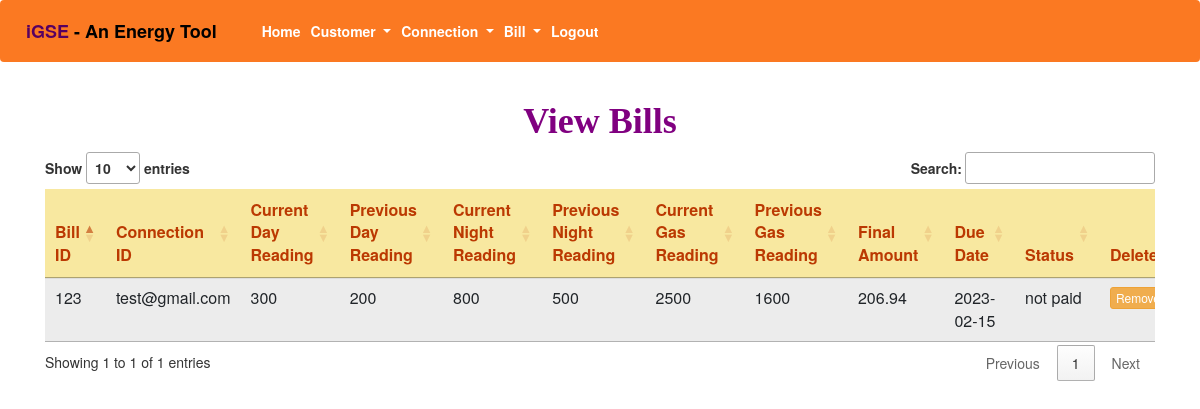
Screenshot of /admin/viewbill.php with the database file from the repository.
### tables this page shows
create table if not exists bill
(
billid int(5) primary key auto_increment,
connectionid varchar(50),
billformonth varchar(30),
dayelectricitycurrentreading varchar(10),
dayelectricitypreviousreading varchar(10),
dayelectricitytotalunit varchar(10),
dayelectricitychargeperunit varchar(10),
nightelectricitycurrentreading varchar(10),
nightelectricitypreviousreading varchar(10),
nightelectricitytotalunit varchar(10),
nightelectricitychargeperunit varchar(10),
gascurrentreading varchar(10),
gaspreviousreading varchar(10),
gastotalunit varchar(10),
gaschargeperunit varchar(10),
standingcharge varchar(10),
finalamount varchar(30),
duedate varchar(50),
status varchar(20)
);

### admin/dbconfigure.php (called while the page is built, shortened)
<?php
$dbserver="127.0.0.1";
$dbuser="root";
$dbpwd="";
$dbname="electricityphp";
function my_select($query)
{
global $dbserver,$dbuser,$dbpwd,$dbname;
$cid=mysqli_connect($dbserver,$dbuser,$dbpwd) or die("connection failed");
mysqli_select_db($cid,$dbname);
$rs=mysqli_query($cid,$query);
return $rs;
}
?>

### admin/viewbill.php (the view, shortened to what this page needs)
 <html>
<head>
<?php
include "navigationbar2.php";
include "dbconfigure.php";
?>
  <link rel="stylesheet" href="https://maxcdn.bootstrapcdn.com/bootstrap/3.3.7/css/bootstrap.min.css">
 <link rel=stylesheet type = text/css href="https://stackpath.bootstrapcdn.com/font-awesome/4.7.0/css/font-awesome.min.css">
 <link rel="stylesheet" type="text/css" href="https://cdn.datatables.net/1.10.19/css/jquery.dataTables.css">
</head>
<body>
<div>
				<div class="container">
				    <div class=row>
				        <div class="col-sm-12">
  <h1 class = text-center style = "font-family : 'Monotype Corsiva' ; color : purple"><b>View Bills</b></h1>
</div>
</div>
</div>
<?php
$query = "select * from bill";
$rs = my_select($query);
echo "<div class = container>";
echo "<div class = row>";
echo "<div class = col-sm-12>";
echo "<div class='table-responsive'>";
echo "<table class='table table-hover table-sm' style = 'overflow: scroll' id=myTable123>";
echo "<thead style = 'background-color : #F8E8A0 ; color : #BB3902' >";
echo "<tr>";
echo "<th>Bill ID</th>";
echo "<th>Connection ID</th>";
echo "<th>Current Day Reading</th>";
echo "<th>Previous Day Reading</th>";
echo "<th>Current Night Reading</th>";
echo "<th>Previous Night Reading</th>";
echo "<th>Current Gas Reading</th>";
echo "<th>Previous Gas Reading</th>";
echo "<th>Final Amount</th>";
echo "<th>Due Date</th>";
echo "<th>Status</th>";
echo "<th>Delete</th>";
echo "</tr>";
echo "</thead>";
echo '<tbody id="myTable">';
while($column=mysqli_fetch_array($rs))
{
echo "<tr class='table-active'>";
echo "<td>$column[0]</td>";
echo "<td>$column[1]</td>";
echo "<td>$column[3]</td>";
echo "<td>$column[4]</td>";
echo "<td>$column[7]</td>";
echo "<td>$column[8]</td>";
echo "<td>$column[11]</td>";
echo "<td>$column[12]</td>";
echo "<td>$column[16]</td>";
echo "<td>$column[17]</td>";
echo "<td>$column[18]</td>";
echo '<td><a class = "btn btn-xs btn-warning" href="deletebill.php?id='.$column['billid'].'">
													Remove
													</a></td>';
echo "</tr>";
}
echo "</tbody>";
echo "</table>";
echo "</div>";
echo "</div>";
echo "</div>";
echo "</div>";
?>
</div>
</body>
</html>

### admin/navigationbar2.php (shortened to what this page needs)
<!DOCTYPE html>
<html lang="en">
<head>
  <?php include "header.php"; ?>
  <link rel="stylesheet" href="https://maxcdn.bootstrapcdn.com/bootstrap/4.3.1/css/bootstrap.min.css">
</head>
<body>
<nav class="navbar navbar-expand-md" style = "background-color :#FB7922">
  <a class="navbar-brand" href="#" style = "color : #570061 ; font-weight : bold">iGSE <span style = "color : black">- An Energy Tool</a>
  <div class="collapse navbar-collapse" id="collapsibleNavbar">
    <ul class="navbar-nav">
      <li class="nav-item">
        <a class="nav-link" href="admin_home.php" style = "color : white;font-weight : bold">Home</a>
      </li>
	  <li class="nav-item dropdown">
      <a class="nav-link dropdown-toggle" href="#" id="navbardrop" data-toggle="dropdown"  style = "color : white;font-weight : bold">
        Customer
      </a>
    </li>
	<li class="nav-item dropdown">
      <a class="nav-link dropdown-toggle" href="#" id="navbardrop" data-toggle="dropdown" style = "color : white;font-weight : bold">
       Connection
      </a>
    </li>
	  <li class="nav-item dropdown">
      <a class="nav-link dropdown-toggle" href="#" id="navbardrop" data-toggle="dropdown" style = "color : white;font-weight : bold">
        Bill
      </a>
    </li>
<li class="nav-item">
        <a class="nav-link" href="signout.php" style = "color : white;font-weight : bold">Logout</a>
      </li>
    </ul>
  </div>
</nav>
</body>
</html>

### admin/header.php (shortened to what this page needs)
<head>
</head>

### rows the page displays
bill: billid "123", connectionid "test@gmail.com", dayelectricitycurrentreading "300", dayelectricitypreviousreading "200", nightelectricitycurrentreading "800", nightelectricitypreviousreading "500", gascurrentreading "2500", gaspreviousreading "1600", finalamount "206.94", duedate "2023-02-15", status "not paid"
